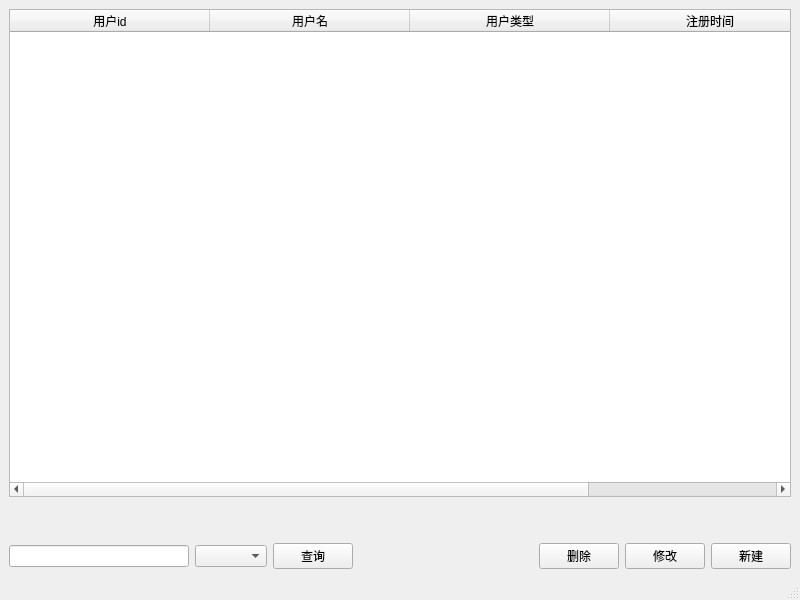
<?xml version="1.0" encoding="UTF-8"?>
<ui version="4.0">
 <class>UserManageWindow</class>
 <widget class="QMainWindow" name="UserManageWindow">
  <property name="geometry">
   <rect>
    <x>0</x>
    <y>0</y>
    <width>800</width>
    <height>600</height>
   </rect>
  </property>
  <property name="windowTitle">
   <string>MainWindow</string>
  </property>
  <widget class="QWidget" name="centralwidget">
   <layout class="QGridLayout" name="gridLayout">
    <item row="0" column="0">
     <layout class="QVBoxLayout" name="verticalLayout" stretch="1,0,0">
      <item>
       <widget class="QTableWidget" name="user_TableWidget">
        <property name="selectionMode">
         <enum>QAbstractItemView::SelectionMode::SingleSelection</enum>
        </property>
        <property name="selectionBehavior">
         <enum>QAbstractItemView::SelectionBehavior::SelectRows</enum>
        </property>
        <property name="horizontalScrollMode">
         <enum>QAbstractItemView::ScrollMode::ScrollPerItem</enum>
        </property>
        <attribute name="horizontalHeaderCascadingSectionResizes">
         <bool>true</bool>
        </attribute>
        <attribute name="horizontalHeaderDefaultSectionSize">
         <number>200</number>
        </attribute>
        <column>
         <property name="text">
          <string>用户id</string>
         </property>
         <property name="font">
          <font>
           <kerning>true</kerning>
          </font>
         </property>
        </column>
        <column>
         <property name="text">
          <string>用户名</string>
         </property>
        </column>
        <column>
         <property name="text">
          <string>用户类型</string>
         </property>
        </column>
        <column>
         <property name="text">
          <string>注册时间</string>
         </property>
        </column>
       </widget>
      </item>
      <item>
       <spacer name="verticalSpacer">
        <property name="orientation">
         <enum>Qt::Orientation::Vertical</enum>
        </property>
        <property name="sizeHint" stdset="0">
         <size>
          <width>20</width>
          <height>40</height>
         </size>
        </property>
       </spacer>
      </item>
      <item>
       <layout class="QHBoxLayout" name="horizontalLayout">
        <item>
         <widget class="QLineEdit" name="name_lineEdit"/>
        </item>
        <item>
         <widget class="QComboBox" name="type_comboBox"/>
        </item>
        <item>
         <widget class="QPushButton" name="query_pushButton">
          <property name="text">
           <string>查询</string>
          </property>
         </widget>
        </item>
        <item>
         <spacer name="horizontalSpacer">
          <property name="orientation">
           <enum>Qt::Orientation::Horizontal</enum>
          </property>
          <property name="sizeHint" stdset="0">
           <size>
            <width>40</width>
            <height>20</height>
           </size>
          </property>
         </spacer>
        </item>
        <item>
         <widget class="QPushButton" name="delete_pushButton_3">
          <property name="text">
           <string>删除</string>
          </property>
         </widget>
        </item>
        <item>
         <widget class="QPushButton" name="change_pushButton_2">
          <property name="text">
           <string>修改</string>
          </property>
         </widget>
        </item>
        <item>
         <widget class="QPushButton" name="pushButton">
          <property name="text">
           <string>新建</string>
          </property>
         </widget>
        </item>
       </layout>
      </item>
     </layout>
    </item>
   </layout>
  </widget>
  <widget class="QMenuBar" name="menubar">
   <property name="geometry">
    <rect>
     <x>0</x>
     <y>0</y>
     <width>800</width>
     <height>28</height>
    </rect>
   </property>
  </widget>
  <widget class="QStatusBar" name="statusbar"/>
 </widget>
 <resources/>
 <connections/>
</ui>
